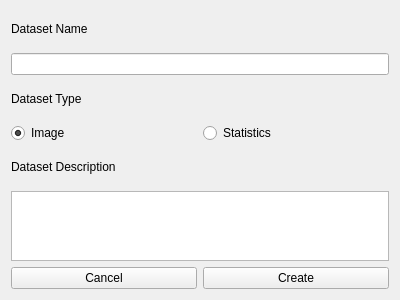
<?xml version="1.0" encoding="UTF-8"?>
<ui version="4.0">
 <class>DS_Create</class>
 <widget class="QWidget" name="DS_Create">
  <property name="geometry">
   <rect>
    <x>0</x>
    <y>0</y>
    <width>400</width>
    <height>300</height>
   </rect>
  </property>
  <property name="windowTitle">
   <string>Form</string>
  </property>
  <layout class="QVBoxLayout" name="verticalLayout" stretch="1,1,1,1,1,1,1">
   <item>
    <widget class="QLabel" name="label">
     <property name="text">
      <string>Dataset Name</string>
     </property>
    </widget>
   </item>
   <item>
    <widget class="QLineEdit" name="lE_dataset_name"/>
   </item>
   <item>
    <widget class="QLabel" name="label_2">
     <property name="text">
      <string>Dataset Type</string>
     </property>
    </widget>
   </item>
   <item>
    <layout class="QHBoxLayout" name="hlo_dstype">
     <item>
      <widget class="QRadioButton" name="rB_dstype_image">
       <property name="text">
        <string>Image</string>
       </property>
       <property name="checked">
        <bool>true</bool>
       </property>
      </widget>
     </item>
     <item>
      <widget class="QRadioButton" name="rB_dstype_Statistics">
       <property name="text">
        <string>Statistics</string>
       </property>
      </widget>
     </item>
    </layout>
   </item>
   <item>
    <widget class="QLabel" name="label_3">
     <property name="text">
      <string>Dataset Description</string>
     </property>
    </widget>
   </item>
   <item>
    <widget class="QPlainTextEdit" name="pTE_ds_desc"/>
   </item>
   <item>
    <layout class="QHBoxLayout" name="hlo_ds_bt">
     <item>
      <widget class="QPushButton" name="pB_ds_cancel">
       <property name="text">
        <string>Cancel</string>
       </property>
      </widget>
     </item>
     <item>
      <widget class="QPushButton" name="pB_ds_create">
       <property name="text">
        <string>Create</string>
       </property>
      </widget>
     </item>
    </layout>
   </item>
  </layout>
 </widget>
 <resources/>
 <connections/>
</ui>
